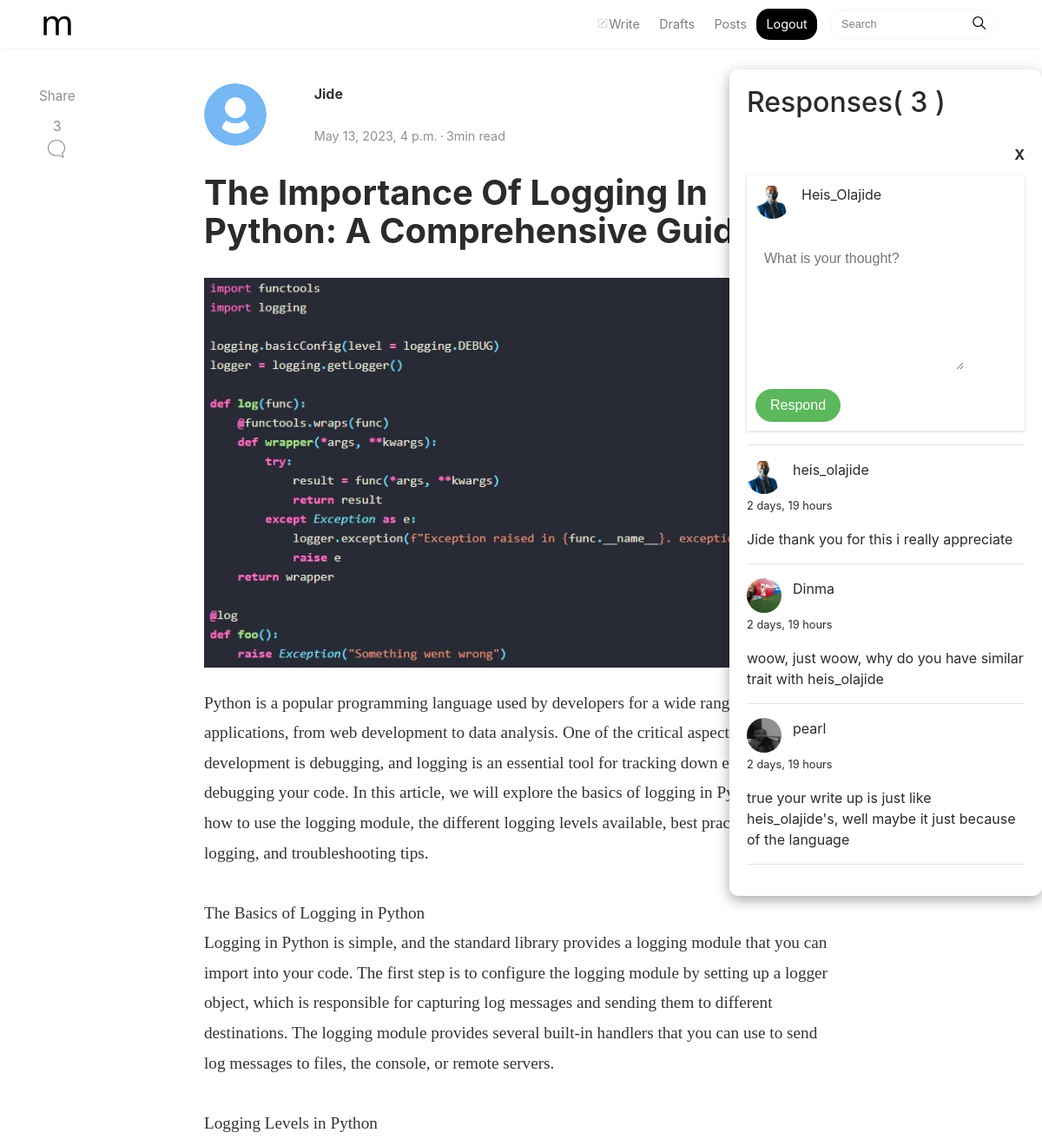
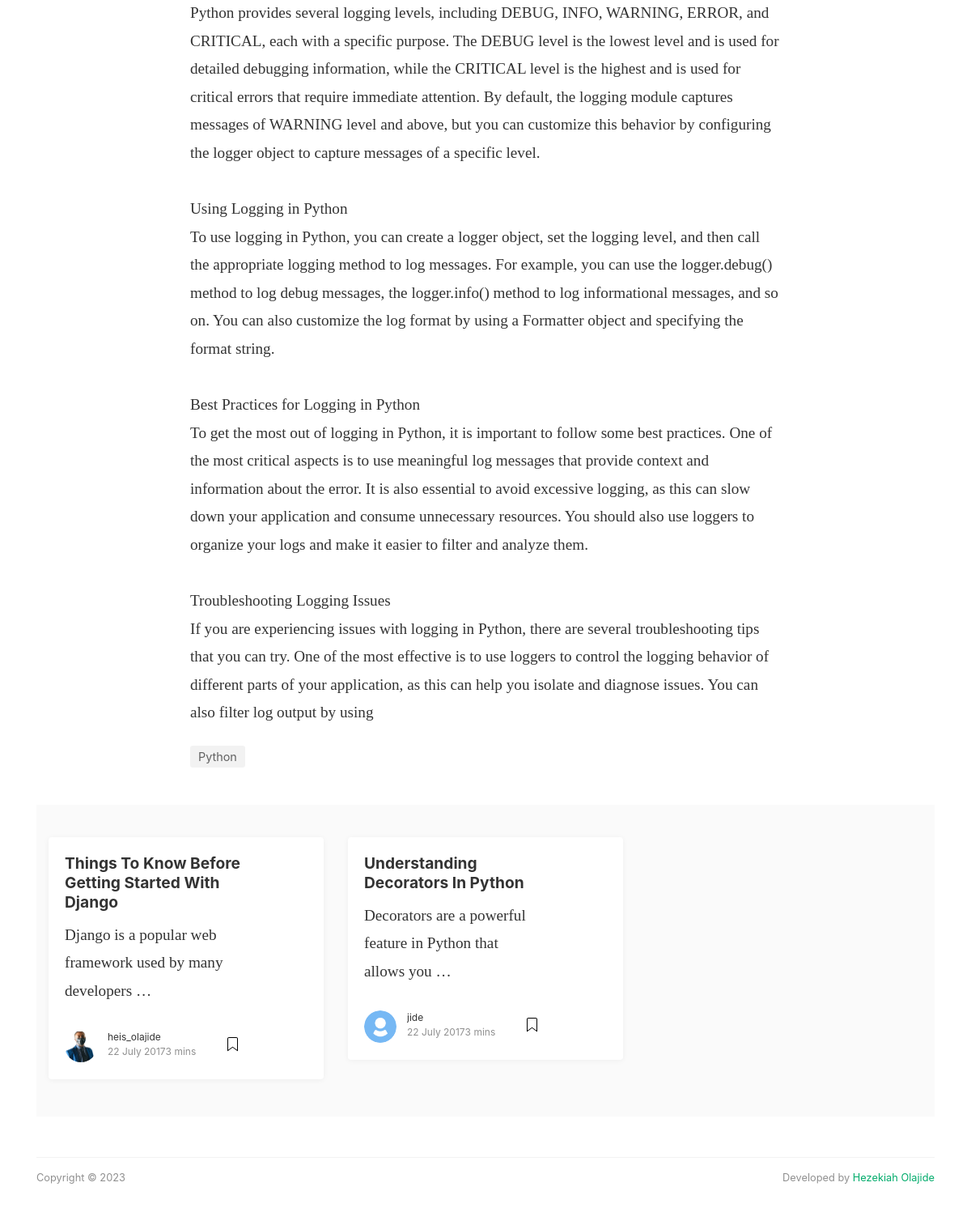
Screenshot of /2023/5/13/the-importance-of-logging-in-python-a-comprehensive-guide/ (signed in) with the database file from the repository (2 pictures, top to bottom).
### blog/models.py (models this page shows, shortened)
class Post(models.Model):
    STATUS_CHOICES = (
        ('draft', 'Draft',),
        ('published', 'Published',),
    )
    title = models.CharField(max_length=250)
    slug = models.SlugField(unique_for_date='publish')
    author = models.ForeignKey(CustomUser, on_delete=models.CASCADE, related_name='blog_posts', null=True)
    body = models.TextField()
    image = models.ImageField(upload_to='media', null=True, blank=True)
    publish = models.DateTimeField(default=timezone.now)
    created = models.DateTimeField(auto_now_add=True)
    updated = models.DateTimeField(auto_now=True)
    status = models.CharField(max_length=10, choices = STATUS_CHOICES, default= 'draft')
    tags = models.ManyToManyField(Tag)
    @property
    def image_url(self):
        try:
            url = self.image.url
        except:
            url = ''
        return url
    class Meta:
        ordering = ('-publish',)
    def get_absolute_url(self):
        return reverse('blog:post_detail', args=[self.publish.year,
                                                 self.publish.month,
                                                 self.publish.day,
                                                 self.slug])
    @property
    def author_image(self):
        try:
            url = self.author.avatar.url
        except:
            url = ''
        return url

class CustomUser(AbstractUser):
    bio = models.TextField(null=True, blank=True)
    avatar = models.ImageField(upload_to='media', null=True)
    def get_absolute_url(self):
        return reverse("blog:author_profile", kwargs={"pk": self.pk})
    @property
    def user_bio(self):
        if self.bio:
            return self.bio
        else:
            return ''
    @property
    def avatarUrl(self):
        try:
            url = self.avatar.url
        except:
            url =''
        return url

class Tag(models.Model):
    name = models.CharField(max_length=70)
    slug = models.SlugField(max_length=70, unique=True)

class Comment(models.Model):
    post = models.ForeignKey(Post, on_delete=models.CASCADE, related_name='comment')
    commenter_name = models.ForeignKey(settings.AUTH_USER_MODEL, on_delete=models.CASCADE, null=True)
    body = models.TextField()
    active = models.BooleanField(default=True)
    created = models.DateTimeField(auto_now_add=True)
    updated = models.DateTimeField(auto_now=True)
    class Meta:
        ordering = ('created',)
    @property
    def commenter_image(self):
        try:
            url = self.commenter_name.avatar.url
        except:
            url = ''
        return url

### blog/views.py (the view)
# urls.py: path('<int:year>/<int:month>/<int:day>/<slug:slug>/', views.post_details, name='post_detail'),
@login_required
def post_details(request, year, month, day, slug ):
    post = get_object_or_404(Post, slug=slug, publish__year=year,
                             publish__month=month,
                             publish__day=day)
    post_tags_ids = post.tags.values_list('id', flat=True)
    similar_posts = Post.objects.filter(tags__in=post_tags_ids,  status='published').exclude(id=post.id)
    similar_posts = similar_posts.annotate(same_tags=Count('tags')).order_by('-same_tags', '-publish')[:4]
    read_time_minutes = calculate_reading_time(post.body)
    comments = post.comment.filter(active=True)
    new_comment = None
    if request.method == 'POST':
        comment_form = CommentForm(data=request.POST)
        if comment_form.is_valid():
            new_comment = comment_form.save(commit=False)
            new_comment.commenter_name = request.user
            new_comment.post = post
            new_comment.save()
            return redirect('blog:post_detail', year=post.publish.year, month=post.publish.month, day=post.publish.day, slug=post.slug)
    else:
        comment_form = CommentForm()
    context = {
            'post':post,
            'comment_form': comment_form,
            'comments':comments,
            'new_comment': new_comment,
            'similar_posts': similar_posts,
            'read_min': read_time_minutes
        }
    return render(request, 'post/details.html', context)

### blog/forms.py
class CommentForm(forms.ModelForm):
    class Meta:
        model = Comment
        fields = ('body',)
        widgets = {
            'body': forms.Textarea(attrs={'placeholder': 'What is your thought?'})
        }

### blog/views.py (called while the page is built)
def calculate_reading_time(content):
    words = strip_tags(content).split()
    word_count = len(words)
    avg_reading_speed = 200
    read_time_minutes = math.ceil(word_count / avg_reading_speed)
    return read_time_minutes

### templates/post/details.html (shortened to what this page needs)
{% extends "blog/base.html" %}
{% load static %}
{% block content %}
<div class="container">
	<div class="row">
		<div class="col-md-2 col-xs-12">
			<div class="share">
				<p>
					<a href="{% url 'blog:post-share' post.id %}">Share</a>
				</p>
				<ul>
					<li>
					<a onclick="toggleElement('comment-section')">
				{% with comments.count as total_comments %}
					{{total_comments}}
				{% endwith %}
					<br/>
					</a>
					</li>
				</ul>
			</div>
		</div>
		<div class="col-md-8 col-md-offset-2 col-xs-12">
			<div class="mainheading">
				<div class="row post-top-meta">
					<div class="col-md-2">
						{% if post.author_image %}
						<a href="{{post.author.get_absolute_url}}"><img class="author-thumb" src="{{post.author_image}}"></a>
							{% else %}
									<a href="{{post.author.get_absolute_url}}"><img class="author-thumb" src="{% static 'img/avatar.png' %}"></a>
						{% endif %}
					</div>
					<div class="col-md-10">
						<a class="link-dark" href="{{post.author.get_absolute_url}}"><strong>{{post.author|title}}</strong></a><br>
						<br>
						<span class="post-date">{{post.created}}</span><span class="dot"></span><span class="post-read">{{read_min}}min read</span>
					</div>
				</div>
				<h1 class="posttitle">{{post.title|title}}</h1>
			</div>
			<img class="featured-image img-fluid" src="{{post.image_url}}" alt="">
			<div class="article-post">
				<p>{{post.body|linebreaksbr}}</p>
			</div>
			<div class="after-post-tags">
				<ul class="tags">
					{% for tag in post.tags.all %}
					<li><a href="{% url 'blog:post_list_by_tag' tag.slug %}">{{ tag.name }}</a></li>
					{% endfor %}
				</ul>
			</div>
	</div>
		</div>
	<div id="comment-section">
	<h2> Responses({% with comments.count as total_comments %}
	{{total_comments}}
	{% endwith %}) <br><br>
	<a id="close-comment-section" onclick="hideCommentSection()">X</a> </h2>
	<br>
	<div class="add-comment">
		{% if request.user.avatarUrl %}
		<a href="{{request.user.get_absolute_url}}">
			<img class="author-thumb"src="{{request.user.avatarUrl}}"></a>
			{% else %}
			<a href="{{request.user.get_absolute_url}}"><img class="author-thumb" src="{% static 'img/avatar.png' %}"></a>
			{% endif %}
				<p>{{request.user|title}} </p>
		<br>
	<form method='post'>
		{{comment_form.as_p}}
		<input class="btn btn-success" type='submit' value='Respond'>
	</form>
	</div>
<hr>
			{% for comment in comments %}
		<div class="comment">
			<p class='info'>
				{% if comment.commenter_image %}
				<a href="{{comment.commenter_name.get_absolute_url}}"><img class="author-thumb"
						src="{{comment.commenter_image}}"></a>
			{% else %}
					<a href="{{comment.commenter_name.get_absolute_url}}}"><img class="author-thumb" src="{% static 'img/avatar.png' %}"></a>
					{% endif %}
				<p>{{comment.commenter_name}}</p>
				<small>{{comment.name}} {{comment.created|timesince}}</small>
			</p>
			{{comment.body|linebreaks}}
		</div>
		<hr>
		{% empty %}
		<p>There are no comment yet. </p>
		{% endfor %}
	</div>
<div class="graybg">
	<div class="container">
		<div class="row listrecent listrelated">
			{% for post in similar_posts %}
			<div class="col-md-4">
				<div class="card">
					<div class="card-block">
						<h2 class="card-title"><a href="{{post.get_absolute_url}}">{{post.title|title}}</a></h2>
							<div class="article-post">
								<p>{{post.body|truncatewords:10|linebreaksbr}}</p>
					</div>
						<div class="metafooter">
							<div class="wrapfooter">
								<span class="meta-footer-thumb">
									{% if post.author_image %}
								<a href="{{post.author.get_absolute_url}}"><img class="author-thumb" src="{{post.author_image}}"></a>
									{% else %}
									<a href="{{post.author.get_absolute_url}}"><img class="author-thumb" src="{% static 'img/avatar.png' %}"></a>
									{% endif %}
								</span>
								<span class="author-meta">
								<span class="post-name"><a href="{{post.author.get_absolute_url}}">{{post.author}}</a></span><br/>
								<span class="post-date">22 July 2017</span><span class="post-read">{{read_min}} mins</span>
								</span>
								<span class="post-read-more"><a href="" title="Read Story"></a></span>
							</div>
						</div>
					</div>
				</div>
			</div>
			{% endfor %}
		</div>
	</div>
</div>
{% endblock content %}

### asset/admin/static/blog/doixc.css (style rules this page uses)
body { padding-top:5rem; }
.mainheading { padding:1rem 0rem; }
a { color:#00ab6b; }
a,a:hover { transition:all 0.2s; }
.listfeaturedtag h2.card-title,.listrecent h2.card-title { font-size:1.2rem; font-weight:700; line-height: 1.25; }
.listfeaturedtag h2.card-title a,.listrecent h2.card-title a { color:rgba(0,0,0,.8); }
.listrecent .wrapfooter { font-size:12px; margin-top:30px; }
.author-thumb { width:40px; height:40px; float:left; margin-right:13px; border-radius:100%; }
.post-top-meta { margin-bottom:2rem; }
.post-top-meta .author-thumb { width:72px; height:72px; }
.post-top-meta span { font-size:0.9rem; color:rgba(0,0,0,.44); display:inline-block; }
.author-meta { flex:1 1 auto; white-space:nowrap!important; text-overflow:ellipsis!important; overflow:hidden!important; }
span.post-name,span.post-date,span.author-meta { display:inline-block; }
span.post-date,span.post-read { color:rgba(0,0,0,.44); }
span.post-read-more { align-items:center; display:inline-block; float: right; margin-top:5px; }
span.post-read-more a { color:rgba(0,0,0,.44); }
span.post-name a,span.post-read-more a:hover { color:rgba(0,0,0,.8); }
.dot:after { content:"·"; margin-left:3px; margin-right:3px; }
.mainheading h1.posttitle { font-weight:700; margin-bottom:1rem; }
.link-dark { color:rgba(0,0,0,.8); }
.article-post { font-family:Merriweather; font-size:1.2rem; line-height:1.8; color:rgba(0,0,0,.8); }
.article-post p,.article-post blockquote { margin:0 0 1.5rem 0; }
.featured-image { display:block; margin:0px auto; margin-bottom:1.5rem; }
.share { text-align:center; margin-top:20px; }
.share p { margin-bottom:10px; font-size:0.95rem; }
.share { display:none; }
.share ul li { display:inline-block; margin-bottom:5px; }
.share ul { padding-left:0; margin-left:0; }
@media (min-width:1024px) { .share { position:fixed; display:block; } }
@media (min-width:1024px) { .share ul li { display:block; } }
.share,.share a { color:rgba(0,0,0,.44); fill:rgba(0,0,0,.44); }
.graybg { background-color:#fafafa; padding:40px 0 46px; position:relative; }
.listrelated .card { box-shadow:0 1px 7px rgba(0,0,0,.05); border:0; }
.card { border-radius:4px; padding-right: 5rem; }
ul.tags { list-style:none; padding-left:0; margin:0 0 3rem 0; }
ul.tags li { display:inline-block; font-size:0.9rem; }
ul.tags li a { background:rgba(0,0,0,.05); color:rgba(0,0,0,.6); border-radius:3px; padding:5px 10px; }

### templates/post/details.html (style rules this page uses)
#close-comment-section { font-weight: 700; float: right; font-size: 16px; cursor: pointer; }
#comment-section { width:30%; max-height: 80%; overflow-x: auto; background-color: #fff; box-shadow: rgba(0, 0, 0, 0.35) 0px 5px 15px; position: fixed; top:5em; right: 0; border-radius: 10px; padding: 20px; z-index: 1; cursor: pointer; }
.svgIcon-use { cursor: pointer; }
.btn { border-radius: 20px; }
.add-comment { box-shadow: rgba(0, 0, 0, 0.16) 0px 1px 4px; padding: 10px; }
textarea { outline: none; border: none; padding: 10px; font-size: 16px; line-height: 1.5; width: 80%; height: 150px; resize: vertical; }

### rows the page displays
Post: author "Jide", created "May 13, 2023, 4 p.m.", title "The Importance Of Logging In Python: A Comprehensive Guide", image_url (picture), body "Python is a popular programming language used by developers for a wide range of applications, from web development to data analysis. One of the critical aspects of software development is debugging, and logging is an essential tool for tracking down errors and debugging your code. In this article, we will explore the basics of logging in Python, including how to use the logging module, the different logging levels available, best practices for logging, and troubleshooting tips. The Basics of Logging in Python Logging in Python is simple, and the standard library provides a logging module that you can import into your code. The first step is to configure the logging module by setting up a…"
Tag: name "Python"
CustomUser: user.avatarUrl (picture), user "Heis_Olajide"
Comment: commenter_image (picture), commenter_name "heis_olajide", created "2 days, 19 hours", body "Jide thank you for this i really appreciate"
Comment: commenter_image (picture), commenter_name "Dinma", created "2 days, 19 hours", body "woow, just woow, why do you have similar trait with heis_olajide"
Comment: commenter_image (picture), commenter_name "pearl", created "2 days, 19 hours", body "true your write up is just like heis_olajide's, well maybe it just because of the language"
Post: title "Things To Know Before Getting Started With Django", body "Django is a popular web framework used by many developers …", author_image (picture), author "heis_olajide", read_min "3"
Post: title "Understanding Decorators In Python", body "Decorators are a powerful feature in Python that allows you …", author "jide", read_min "3"

### other values shown
{{ total_comments }} "3"
{{ read_min }} "3"
